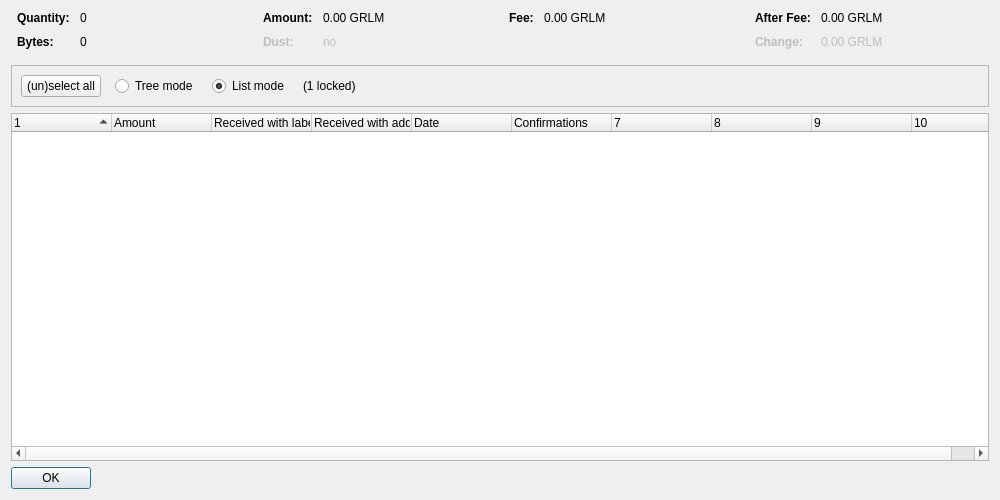
<?xml version="1.0" encoding="UTF-8"?>
<ui version="4.0">
 <class>CoinControlDialog</class>
 <widget class="QDialog" name="CoinControlDialog">
  <property name="geometry">
   <rect>
    <x>0</x>
    <y>0</y>
    <width>1000</width>
    <height>500</height>
   </rect>
  </property>
  <property name="windowTitle">
   <string>Coin Selection</string>
  </property>
  <layout class="QVBoxLayout" name="verticalLayout">
   <item>
    <layout class="QHBoxLayout" name="horizontalLayoutTop" stretch="0,0,0,0">
     <property name="topMargin">
      <number>0</number>
     </property>
     <property name="bottomMargin">
      <number>10</number>
     </property>
     <item>
      <layout class="QFormLayout" name="formLayoutCoinControl1">
       <property name="horizontalSpacing">
        <number>10</number>
       </property>
       <property name="verticalSpacing">
        <number>10</number>
       </property>
       <property name="leftMargin">
        <number>6</number>
       </property>
       <property name="rightMargin">
        <number>6</number>
       </property>
       <item row="0" column="0">
        <widget class="QLabel" name="labelCoinControlQuantityText">
         <property name="font">
          <font>
           <weight>75</weight>
           <bold>true</bold>
          </font>
         </property>
         <property name="text">
          <string>Quantity:</string>
         </property>
        </widget>
       </item>
       <item row="0" column="1">
        <widget class="QLabel" name="labelCoinControlQuantity">
         <property name="cursor">
          <cursorShape>IBeamCursor</cursorShape>
         </property>
         <property name="contextMenuPolicy">
          <enum>Qt::ActionsContextMenu</enum>
         </property>
         <property name="text">
          <string notr="true">0</string>
         </property>
         <property name="textInteractionFlags">
          <set>Qt::LinksAccessibleByMouse|Qt::TextSelectableByKeyboard|Qt::TextSelectableByMouse</set>
         </property>
        </widget>
       </item>
       <item row="1" column="0">
        <widget class="QLabel" name="labelCoinControlBytesText">
         <property name="font">
          <font>
           <weight>75</weight>
           <bold>true</bold>
          </font>
         </property>
         <property name="text">
          <string>Bytes:</string>
         </property>
        </widget>
       </item>
       <item row="1" column="1">
        <widget class="QLabel" name="labelCoinControlBytes">
         <property name="cursor">
          <cursorShape>IBeamCursor</cursorShape>
         </property>
         <property name="contextMenuPolicy">
          <enum>Qt::ActionsContextMenu</enum>
         </property>
         <property name="text">
          <string notr="true">0</string>
         </property>
         <property name="textInteractionFlags">
          <set>Qt::LinksAccessibleByMouse|Qt::TextSelectableByKeyboard|Qt::TextSelectableByMouse</set>
         </property>
        </widget>
       </item>
      </layout>
     </item>
     <item>
      <layout class="QFormLayout" name="formLayoutCoinControl2">
       <property name="horizontalSpacing">
        <number>10</number>
       </property>
       <property name="verticalSpacing">
        <number>10</number>
       </property>
       <property name="leftMargin">
        <number>6</number>
       </property>
       <property name="rightMargin">
        <number>6</number>
       </property>
       <item row="0" column="0">
        <widget class="QLabel" name="labelCoinControlAmountText">
         <property name="font">
          <font>
           <weight>75</weight>
           <bold>true</bold>
          </font>
         </property>
         <property name="text">
          <string>Amount:</string>
         </property>
        </widget>
       </item>
       <item row="0" column="1">
        <widget class="QLabel" name="labelCoinControlAmount">
         <property name="cursor">
          <cursorShape>IBeamCursor</cursorShape>
         </property>
         <property name="contextMenuPolicy">
          <enum>Qt::ActionsContextMenu</enum>
         </property>
         <property name="text">
          <string notr="true">0.00 GRLM</string>
         </property>
         <property name="textInteractionFlags">
          <set>Qt::LinksAccessibleByMouse|Qt::TextSelectableByKeyboard|Qt::TextSelectableByMouse</set>
         </property>
        </widget>
       </item>
       <item row="1" column="0">
        <widget class="QLabel" name="labelCoinControlLowOutputText">
         <property name="enabled">
          <bool>false</bool>
         </property>
         <property name="font">
          <font>
           <weight>75</weight>
           <bold>true</bold>
          </font>
         </property>
         <property name="text">
          <string>Dust:</string>
         </property>
        </widget>
       </item>
       <item row="1" column="1">
        <widget class="QLabel" name="labelCoinControlLowOutput">
         <property name="enabled">
          <bool>false</bool>
         </property>
         <property name="cursor">
          <cursorShape>IBeamCursor</cursorShape>
         </property>
         <property name="contextMenuPolicy">
          <enum>Qt::ActionsContextMenu</enum>
         </property>
         <property name="text">
          <string notr="true">no</string>
         </property>
         <property name="textInteractionFlags">
          <set>Qt::LinksAccessibleByMouse|Qt::TextSelectableByKeyboard|Qt::TextSelectableByMouse</set>
         </property>
        </widget>
       </item>
      </layout>
     </item>
     <item>
      <layout class="QFormLayout" name="formLayoutCoinControl3">
       <property name="horizontalSpacing">
        <number>10</number>
       </property>
       <property name="verticalSpacing">
        <number>10</number>
       </property>
       <property name="leftMargin">
        <number>6</number>
       </property>
       <property name="rightMargin">
        <number>6</number>
       </property>
       <item row="0" column="0">
        <widget class="QLabel" name="labelCoinControlFeeText">
         <property name="font">
          <font>
           <weight>75</weight>
           <bold>true</bold>
          </font>
         </property>
         <property name="text">
          <string>Fee:</string>
         </property>
        </widget>
       </item>
       <item row="0" column="1">
        <widget class="QLabel" name="labelCoinControlFee">
         <property name="cursor">
          <cursorShape>IBeamCursor</cursorShape>
         </property>
         <property name="contextMenuPolicy">
          <enum>Qt::ActionsContextMenu</enum>
         </property>
         <property name="text">
          <string notr="true">0.00 GRLM</string>
         </property>
         <property name="textInteractionFlags">
          <set>Qt::LinksAccessibleByMouse|Qt::TextSelectableByKeyboard|Qt::TextSelectableByMouse</set>
         </property>
        </widget>
       </item>
      </layout>
     </item>
     <item>
      <layout class="QFormLayout" name="formLayoutCoinControl4">
       <property name="horizontalSpacing">
        <number>10</number>
       </property>
       <property name="verticalSpacing">
        <number>10</number>
       </property>
       <property name="leftMargin">
        <number>6</number>
       </property>
       <property name="rightMargin">
        <number>6</number>
       </property>
       <item row="0" column="0">
        <widget class="QLabel" name="labelCoinControlAfterFeeText">
         <property name="font">
          <font>
           <weight>75</weight>
           <bold>true</bold>
          </font>
         </property>
         <property name="text">
          <string>After Fee:</string>
         </property>
        </widget>
       </item>
       <item row="0" column="1">
        <widget class="QLabel" name="labelCoinControlAfterFee">
         <property name="cursor">
          <cursorShape>IBeamCursor</cursorShape>
         </property>
         <property name="contextMenuPolicy">
          <enum>Qt::ActionsContextMenu</enum>
         </property>
         <property name="text">
          <string notr="true">0.00 GRLM</string>
         </property>
         <property name="textInteractionFlags">
          <set>Qt::LinksAccessibleByMouse|Qt::TextSelectableByKeyboard|Qt::TextSelectableByMouse</set>
         </property>
        </widget>
       </item>
       <item row="1" column="0">
        <widget class="QLabel" name="labelCoinControlChangeText">
         <property name="enabled">
          <bool>false</bool>
         </property>
         <property name="font">
          <font>
           <weight>75</weight>
           <bold>true</bold>
          </font>
         </property>
         <property name="text">
          <string>Change:</string>
         </property>
        </widget>
       </item>
       <item row="1" column="1">
        <widget class="QLabel" name="labelCoinControlChange">
         <property name="enabled">
          <bool>false</bool>
         </property>
         <property name="cursor">
          <cursorShape>IBeamCursor</cursorShape>
         </property>
         <property name="contextMenuPolicy">
          <enum>Qt::ActionsContextMenu</enum>
         </property>
         <property name="text">
          <string notr="true">0.00 GRLM</string>
         </property>
         <property name="textInteractionFlags">
          <set>Qt::LinksAccessibleByMouse|Qt::TextSelectableByKeyboard|Qt::TextSelectableByMouse</set>
         </property>
        </widget>
       </item>
      </layout>
     </item>
    </layout>
   </item>
   <item>
    <widget class="QFrame" name="frame">
     <property name="minimumSize">
      <size>
       <width>0</width>
       <height>40</height>
      </size>
     </property>
     <property name="frameShape">
      <enum>QFrame::StyledPanel</enum>
     </property>
     <property name="frameShadow">
      <enum>QFrame::Sunken</enum>
     </property>
     <layout class="QHBoxLayout" name="horizontalLayout">
      <item>
       <layout class="QHBoxLayout" name="horizontalLayoutPanel" stretch="0,0,0,0,0">
        <property name="spacing">
         <number>14</number>
        </property>
        <item>
         <widget class="QPushButton" name="pushButtonSelectAll">
          <property name="sizePolicy">
           <sizepolicy hsizetype="Maximum" vsizetype="Fixed">
            <horstretch>0</horstretch>
            <verstretch>0</verstretch>
           </sizepolicy>
          </property>
          <property name="text">
           <string>(un)select all</string>
          </property>
          <property name="autoDefault">
           <bool>false</bool>
          </property>
         </widget>
        </item>
        <item>
         <widget class="QRadioButton" name="radioTreeMode">
          <property name="sizePolicy">
           <sizepolicy hsizetype="Maximum" vsizetype="Fixed">
            <horstretch>0</horstretch>
            <verstretch>0</verstretch>
           </sizepolicy>
          </property>
          <property name="text">
           <string>Tree mode</string>
          </property>
         </widget>
        </item>
        <item>
         <widget class="QRadioButton" name="radioListMode">
          <property name="sizePolicy">
           <sizepolicy hsizetype="Maximum" vsizetype="Fixed">
            <horstretch>0</horstretch>
            <verstretch>0</verstretch>
           </sizepolicy>
          </property>
          <property name="text">
           <string>List mode</string>
          </property>
          <property name="checked">
           <bool>true</bool>
          </property>
         </widget>
        </item>
        <item>
         <widget class="QLabel" name="labelLocked">
          <property name="text">
           <string notr="true">(1 locked)</string>
          </property>
         </widget>
        </item>
        <item>
         <spacer name="horizontalSpacer">
          <property name="orientation">
           <enum>Qt::Horizontal</enum>
          </property>
          <property name="sizeHint" stdset="0">
           <size>
            <width>40</width>
            <height>20</height>
           </size>
          </property>
         </spacer>
        </item>
       </layout>
      </item>
     </layout>
    </widget>
   </item>
   <item>
    <widget class="CoinControlTreeWidget" name="treeWidget">
     <property name="contextMenuPolicy">
      <enum>Qt::CustomContextMenu</enum>
     </property>
     <property name="sortingEnabled">
      <bool>false</bool>
     </property>
     <property name="columnCount">
      <number>10</number>
     </property>
     <attribute name="headerShowSortIndicator" stdset="0">
      <bool>true</bool>
     </attribute>
     <attribute name="headerStretchLastSection">
      <bool>false</bool>
     </attribute>
     <column>
      <property name="text">
       <string/>
      </property>
     </column>
     <column>
      <property name="text">
       <string>Amount</string>
      </property>
     </column>
     <column>
      <property name="text">
       <string>Received with label</string>
      </property>
     </column>
     <column>
      <property name="text">
       <string>Received with address</string>
      </property>
     </column>
     <column>
      <property name="text">
       <string>Date</string>
      </property>
     </column>
     <column>
      <property name="text">
       <string>Confirmations</string>
      </property>
      <property name="toolTip">
       <string>Confirmed</string>
      </property>
     </column>
     <column>
      <property name="text">
       <string/>
      </property>
     </column>
     <column>
      <property name="text">
       <string/>
      </property>
     </column>
     <column>
      <property name="text">
       <string/>
      </property>
     </column>
     <column>
      <property name="text">
       <string/>
      </property>
     </column>
    </widget>
   </item>
   <item>
    <widget class="QDialogButtonBox" name="buttonBox">
     <property name="sizePolicy">
      <sizepolicy hsizetype="Maximum" vsizetype="Fixed">
       <horstretch>0</horstretch>
       <verstretch>0</verstretch>
      </sizepolicy>
     </property>
     <property name="orientation">
      <enum>Qt::Horizontal</enum>
     </property>
     <property name="standardButtons">
      <set>QDialogButtonBox::Ok</set>
     </property>
    </widget>
   </item>
  </layout>
 </widget>
 <customwidgets>
  <customwidget>
   <class>CoinControlTreeWidget</class>
   <extends>QTreeWidget</extends>
   <header>coincontroltreewidget.h</header>
  </customwidget>
 </customwidgets>
 <resources/>
 <connections/>
</ui>
